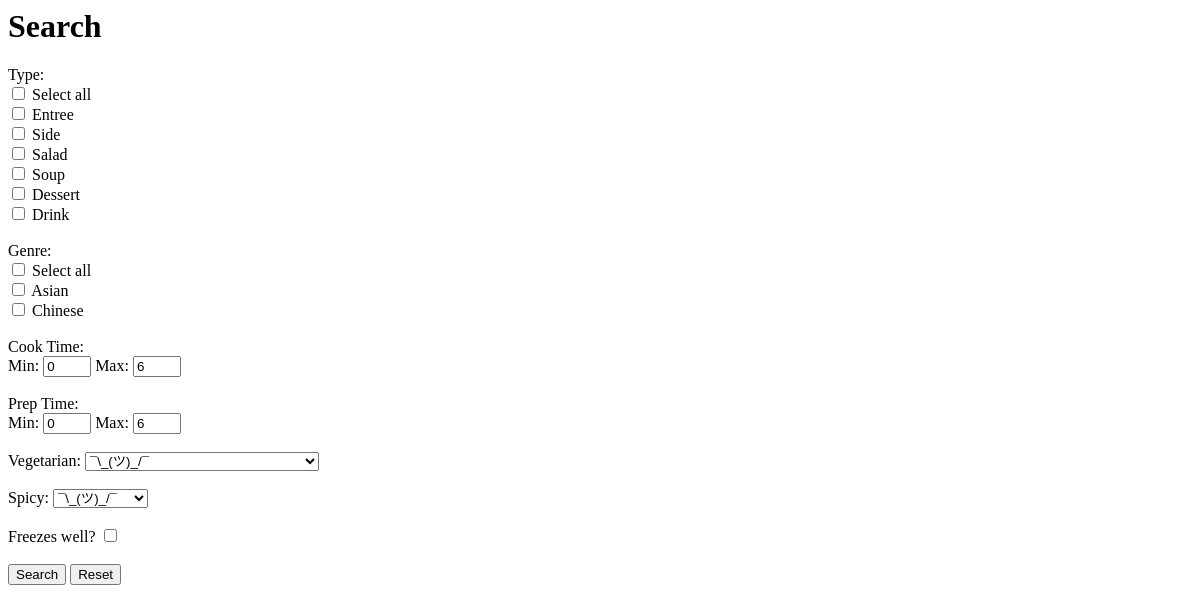
Page /recipes/search/ on the earlier database version.
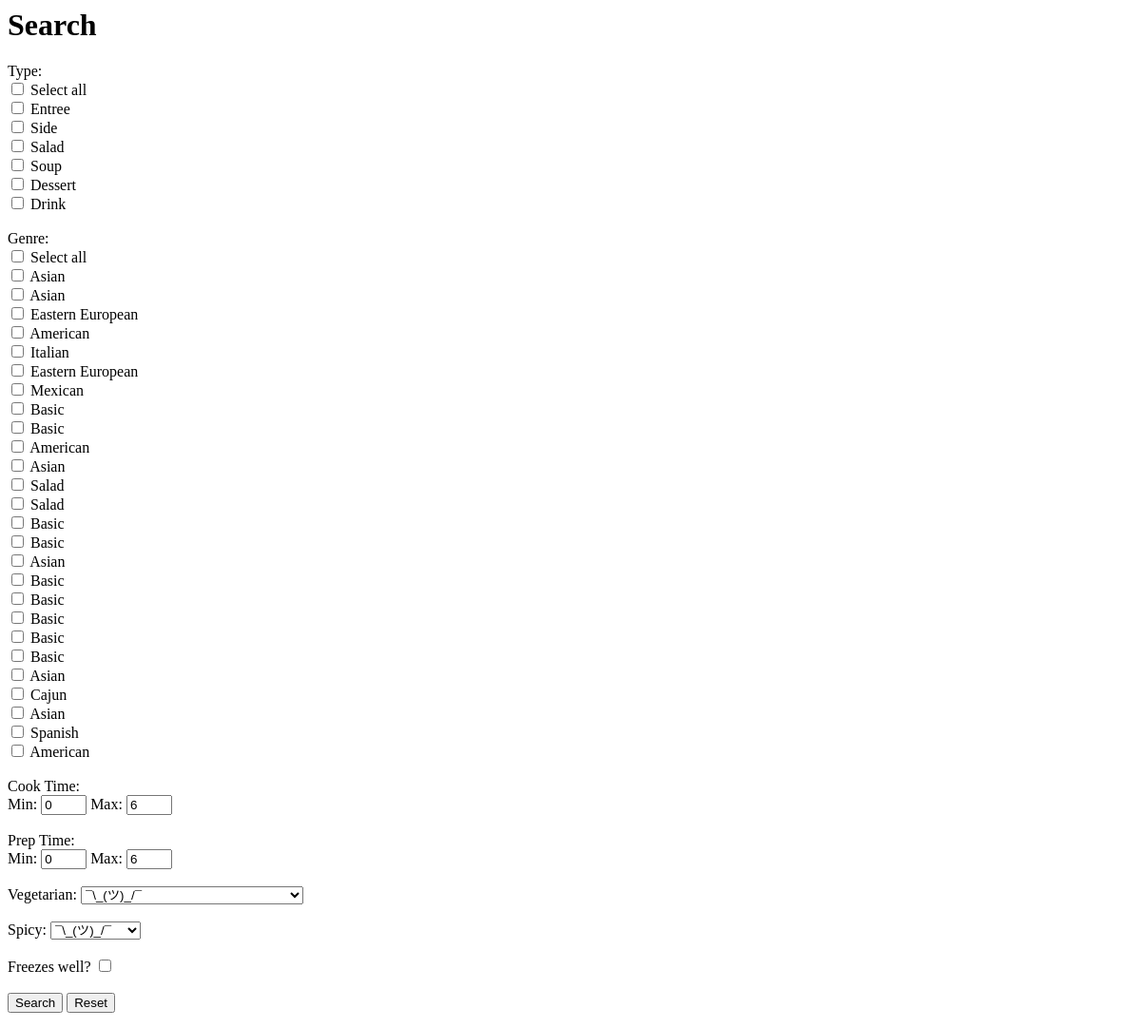
Same page on the later database version.
### recipes/models.py (models this page shows, shortened)
class Genre(models.Model):
    name = models.CharField(max_length = 200)

### recipes/views.py (the view)
# urls.py: path('search/', views.SearchView.as_view(), name='search'),
class SearchView(generic.ListView):
    model = Genre
    context_object_name = 'genres_list'
    template_name = 'recipes/search.html'

### recipes/templates/recipes/search.html (shortened to what this page needs)
<h1>Search</h1>
<form method="get" action={% url 'recipes:results'%}>
  Type: <br>
  <input type="checkbox"> Select all<br>
  <input type="checkbox" name = "types" value="Entree"> Entree <br>
  <input type="checkbox" name = "types" value="Side"> Side <br>
  <input type="checkbox" name = "types" value="Salad"> Salad <br>
  <input type="checkbox" name = "types" value="Soup"> Soup <br>
  <input type="checkbox" name = "types" value="Dessert"> Dessert <br>
  <input type="checkbox" name = "types" value="Drink"> Drink <br>
  <br>
  Genre: <br>
  <input type="checkbox"> Select all<br>
  {%for genre in genres_list%}
    <input type="checkbox" name = "genres" value="{{genre.name}}"> {{genre.name}}<br>
  {%endfor%}
  <br>
  Cook Time: <br>
  Min: <input type="number" name="cook_time_min" min = "0" max = "6" value = "0">
  Max: <input type="number" name="cook_time_max" min = "0" max = "6" value = "6">
  <br> <br>
  Prep Time: <br>
  Min: <input type="number" name="prep_time_min" min = "0" max = "6" value = "0">
  Max: <input type="number" name="prep_time_max" min = "0" max = "6" value = "6">
  <br> <br>
  Vegetarian:
  <select name="vegetarian" id='vegetarian'>
    <option value="shrug">¯\_(ツ)_/¯</option>
  </select>
  <br> <br>
  Spicy:
  <select name="spicy" id=spicy>
    <option value="shrug">¯\_(ツ)_/¯</option>
  </select>
  <br> <br>
  Freezes well?
  <input type="checkbox" name="freeze" value = "True">
  <br>
  <br>
  <input type="submit" value="Search">
  <input type="reset">
</form>

Differences in the rows shown:
removed Genre: name "Chinese"
added Genre: name "Asian"
added Genre: name "Eastern European"
added Genre: name "American"
added Genre: name "Italian"
added Genre: name "Eastern European"
added Genre: name "Mexican"
added Genre: name "Basic"
added Genre: name "Basic"
added Genre: name "American"
added Genre: name "Asian"
added Genre: name "Salad"
added Genre: name "Salad"
added Genre: name "Basic"
added Genre: name "Basic"
added Genre: name "Asian"
added Genre: name "Basic"
added Genre: name "Basic"
added Genre: name "Basic"
added Genre: name "Basic"
added Genre: name "Basic"
added Genre: name "Asian"
added Genre: name "Cajun"
added Genre: name "Asian"
added Genre: name "Spanish"
added Genre: name "American"
